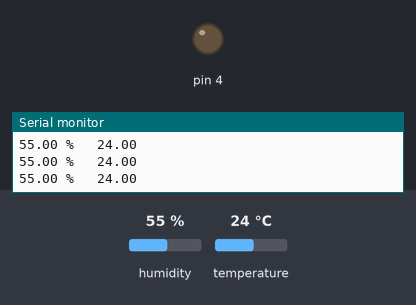
Bench run of a sketch on a simulated Arduino Uno, built with avr-gcc and run on an emulated ATmega328P. Shown: output pins drawn as LEDs (lit = HIGH), the last lines printed to the serial monitor. The test bench sets the inputs (shaded band); at power-on: temperature 24 °C, humidity 55 %.

Above: at 2.8 s.
2.9 s: temperature set to 34.4 °C
5.6 s: temperature set to 35.6 °C
At 7.5 s:
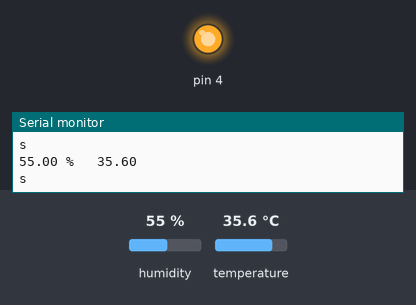
8.3 s: temperature set to 12 °C
At 11.0 s:
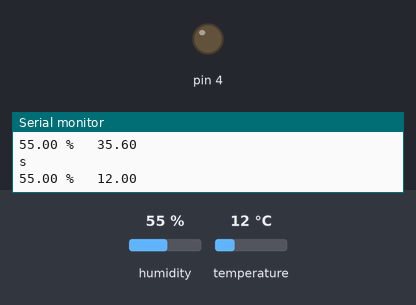
11.5 s: temperature set to 41 °C
At 12.8 s:
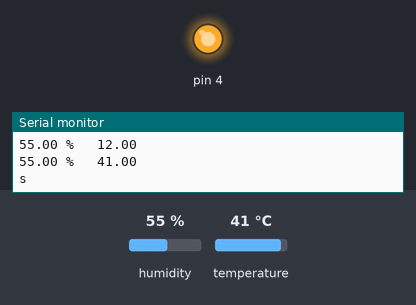
Timing chart, 0 to 14.5 s (numbered marks = the images above; inputs shaded):
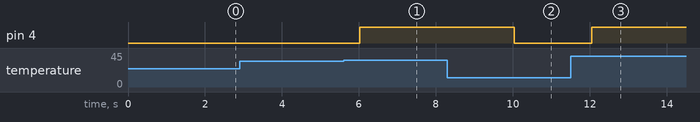

The sketch:

Mid_5.ino
```cpp
//ต่ำกว่า 30 ไฟติด 1 ดวง 30-35 ไฟติด 2 ดวง มากกว่านั้นติด 3 ดวง
#include "DHT.h"
#define DHTPIN 9
DHT dht(DHTPIN, DHT22, 15);


void setup() {

  pinMode(4, OUTPUT);
  Serial.begin(9600);
  digitalWrite(4, LOW);
  dht.begin();

}

void loop() {

  float h = dht.readHumidity();
  float t = dht.readTemperature();
  digitalWrite(4, LOW);
  if (isnan(h) || isnan(t)) {
    Serial.println("Fail");
    return;
  }
  Serial.print(h);
  Serial.print(" % \t");
  Serial.println(t);//พิมพ์ค่าอุณหภูมิ

  if (t > 35) {
    Serial.println("s");
    digitalWrite(4, HIGH);

  }


  delay(1000);
}
```

Measured:
- the behaviour switches between 35 and 35.1 °C on temperature (found by bisection; images 0 and 1)
- after the input at 5.6 s, pin 4: LOW → HIGH after 0.43 s
- after the input at 8.3 s, pin 4: HIGH → LOW after 1.7 s
- after the input at 11.5 s, pin 4: LOW → HIGH after 0.55 s
